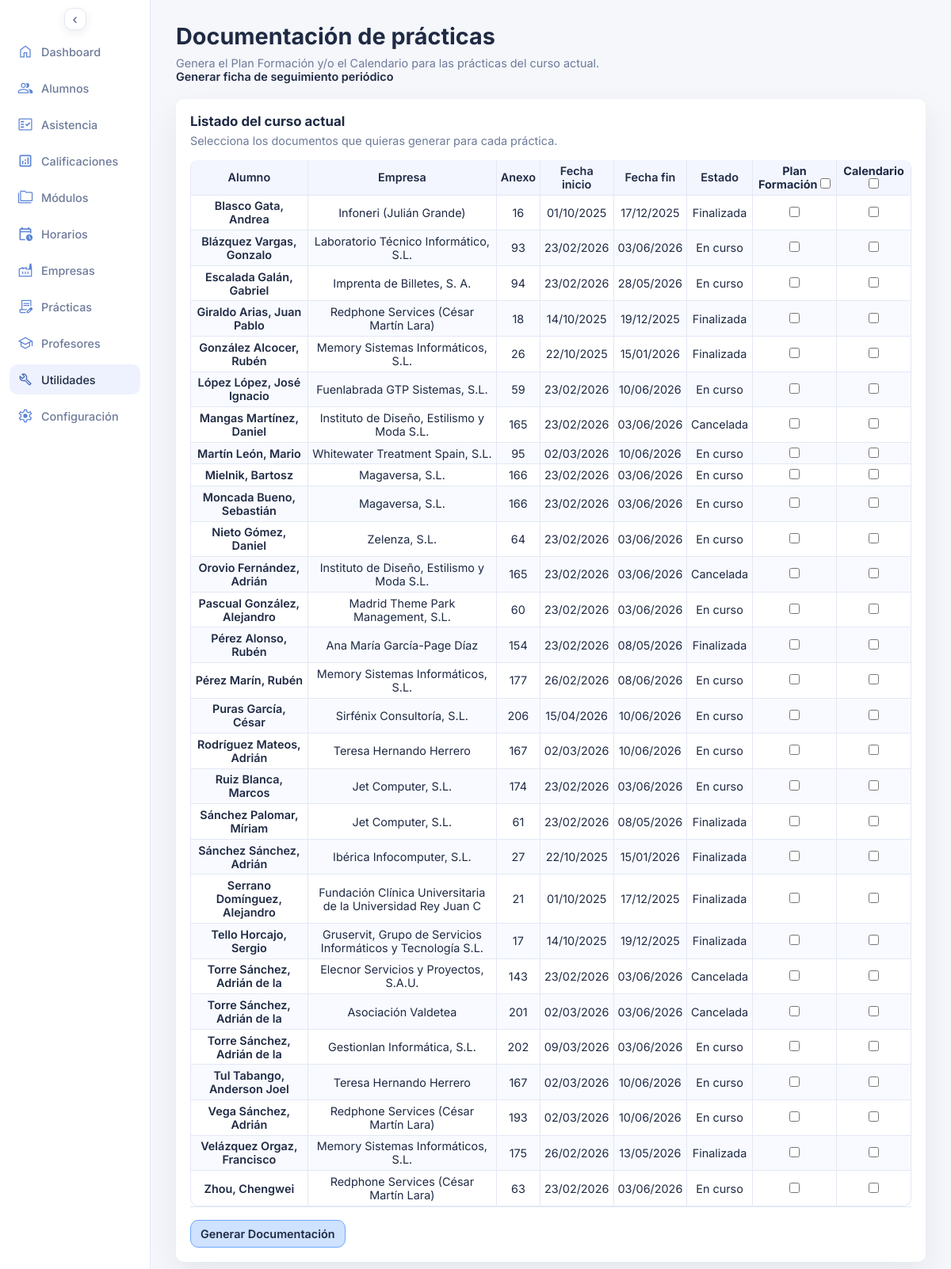
The page /practicas_documentacion.php on the database its author committed.
### tables this page shows
CREATE TABLE IF NOT EXISTS `practicas` (
  `id_practica` int unsigned NOT NULL AUTO_INCREMENT,
  `id_alumno` int unsigned NOT NULL,
  `id_empresa` int unsigned NOT NULL,
  `id_direccion` int unsigned DEFAULT NULL,
  `id_empresa_tutor` int unsigned DEFAULT NULL,
  `anexo` smallint unsigned DEFAULT NULL,
  `fecha_inicio` date DEFAULT NULL,
  `fecha_fin` date DEFAULT NULL,
  `fecha_fin_real` date DEFAULT NULL,
  `motivo_exclusion` varchar(60) DEFAULT NULL,
  `id_practica_anterior` int unsigned DEFAULT NULL,
  `dias_extra` tinyint unsigned NOT NULL DEFAULT '0',
  `fecha_fin_extra` date DEFAULT NULL,
  `horas` smallint unsigned NOT NULL DEFAULT '0',
  `circ_excep` tinyint(1) NOT NULL DEFAULT '0',
  `cancelada` tinyint(1) NOT NULL DEFAULT '0',
  `horas_hechas` smallint unsigned NOT NULL DEFAULT '0',
  `mayor_edad` tinyint(1) NOT NULL DEFAULT '0',
  `instrucciones` text,
  `observaciones` text,
  PRIMARY KEY (`id_practica`),
  KEY `fk_pra_alumno` (`id_alumno`),
  KEY `fk_pra_empresa` (`id_empresa`),
  KEY `fk_pra_direccion` (`id_direccion`),
  KEY `fk_pra_tutor` (`id_empresa_tutor`),
  CONSTRAINT `fk_pra_alumno` FOREIGN KEY (`id_alumno`) REFERENCES `alumnos` (`id_alumno`) ON DELETE CASCADE,
  CONSTRAINT `fk_pra_direccion` FOREIGN KEY (`id_direccion`) REFERENCES `direcciones` (`id_direccion`),
  CONSTRAINT `fk_pra_empresa` FOREIGN KEY (`id_empresa`) REFERENCES `empresas` (`id_empresa`) ON DELETE CASCADE,
  CONSTRAINT `fk_pra_tutor` FOREIGN KEY (`id_empresa_tutor`) REFERENCES `empresas_tutores` (`id_empresas_tutor`)
);

CREATE TABLE IF NOT EXISTS `alumnos` (
  `id_alumno` int unsigned NOT NULL AUTO_INCREMENT,
  `nia` varchar(20) DEFAULT NULL,
  `dni` varchar(20) DEFAULT NULL,
  `seg_soc` varchar(20) DEFAULT NULL,
  `apellido1` varchar(60) NOT NULL,
  `apellido2` varchar(60) DEFAULT NULL,
  `nombre` varchar(60) NOT NULL,
  `fecha_nacimiento` date DEFAULT NULL,
  `horas_ffe_aprobadas` smallint unsigned DEFAULT NULL,
  `id_provincia` int unsigned DEFAULT NULL,
  `id_localidad` int unsigned DEFAULT NULL,
  `cp` varchar(10) DEFAULT NULL,
  `repite_curso` tinyint(1) DEFAULT '0',
  `nombre_tutor1` varchar(60) DEFAULT NULL,
  `telefono_tutor1` varchar(20) DEFAULT NULL,
  `correo_tutor1` varchar(150) DEFAULT NULL,
  `nombre_tutor2` varchar(60) DEFAULT NULL,
  `telefono_tutor2` varchar(20) DEFAULT NULL,
  `correo_tutor2` varchar(150) DEFAULT NULL,
  `faltas_10_dia` date DEFAULT NULL,
  `faltas_10_cantidad` smallint unsigned NOT NULL DEFAULT '0',
  `faltas_15_dia` date DEFAULT NULL,
  `faltas_15_cantidad` smallint unsigned NOT NULL DEFAULT '0',
  `comentarios` text,
  PRIMARY KEY (`id_alumno`),
  UNIQUE KEY `nia` (`nia`),
  UNIQUE KEY `dni` (`dni`),
  KEY `fk_alu_provincia` (`id_provincia`),
  KEY `fk_alu_localidad` (`id_localidad`),
  CONSTRAINT `fk_alu_localidad` FOREIGN KEY (`id_localidad`) REFERENCES `localidades` (`id_localidad`),
  CONSTRAINT `fk_alu_provincia` FOREIGN KEY (`id_provincia`) REFERENCES `provincias` (`id_provincia`)
);

CREATE TABLE IF NOT EXISTS `empresas` (
  `id_empresa` int unsigned NOT NULL AUTO_INCREMENT,
  `cif` varchar(20) DEFAULT NULL,
  `nombre` varchar(60) NOT NULL,
  `apellido1` varchar(60) DEFAULT NULL,
  `apellido2` varchar(60) DEFAULT NULL,
  `nombre_comercial` varchar(150) DEFAULT NULL,
  `convenio` smallint unsigned DEFAULT NULL,
  `notas` text,
  PRIMARY KEY (`id_empresa`),
  UNIQUE KEY `cif` (`cif`)
);

### practicas_documentacion.php (the view, shortened to what this page needs)
<?php
function format_student_name(array $row): string
{
  $apellido1 = trim((string) ($row['alumno_apellido1'] ?? ''));
  $apellido2 = trim((string) ($row['alumno_apellido2'] ?? ''));
  $nombre = trim((string) ($row['alumno_nombre'] ?? ''));
  $apellidos = trim(implode(' ', array_filter([
    $apellido1,
    $apellido2,
  ], static fn (string $value): bool => $value !== '')));
  return $apellidos . ', ' . $nombre;
}
function format_date_es(?string $value): string
{
  $value = trim((string) $value);
  $date = DateTimeImmutable::createFromFormat('Y-m-d', $value);
  return $date ? $date->format('d/m/Y') : $value;
}
function calculate_practice_status(array $practice): string
{
  if ((int) ($practice['cancelada'] ?? 0) === 1) {
    return 'Cancelada';
  }
  $fecha_inicio = (string) ($practice['fecha_inicio'] ?? '');
  $fecha_fin_extra = (string) ($practice['fecha_fin_extra'] ?? '');
  $today = (new DateTimeImmutable('today'))->format('Y-m-d');
  if ($today <= $fecha_fin_extra) {
    return 'En curso';
  }
  return 'Finalizada';
}
function build_order_url(string $order): string
{
  $params = $_GET;
  $params['orden'] = $order;
  $query = http_build_query($params);
  return 'practicas_documentacion.php' . ($query !== '' ? '?' . $query : '');
}
$load_error = null;
$active_course_id = null;
$practices = [];
$allowed_orders = ['alumno', 'empresa', 'anexo', 'fecha_inicio', 'fecha_fin', 'estado'];
$order_param = (string) ($_GET['orden'] ?? 'alumno');
$current_order = in_array($order_param, $allowed_orders, true) ? $order_param : 'alumno';
try {
  $pdo = db();
  $active_course_id = $pdo->query('SELECT id_curso_escolar FROM cursos_escolares WHERE activo = 1 LIMIT 1')->fetchColumn();
  if ($active_course_id !== false && $active_course_id !== null) {
    $order_clause = match ($current_order) {
      'empresa' => 'ORDER BY e.nombre ASC, p.id_practica ASC',
      'anexo' => 'ORDER BY CAST(p.anexo AS UNSIGNED) ASC, p.id_practica ASC',
      'fecha_inicio' => 'ORDER BY p.fecha_inicio ASC, p.id_practica ASC',
      'fecha_fin' => 'ORDER BY p.fecha_fin ASC, p.id_practica ASC',
      'estado' => "ORDER BY CASE
        WHEN p.cancelada = 1 THEN 1
        WHEN p.fecha_inicio IS NULL OR p.fecha_inicio = '' OR p.fecha_fin_extra IS NULL OR p.fecha_fin_extra = '' THEN 2
        WHEN CURDATE() < p.fecha_inicio THEN 3
        WHEN CURDATE() <= p.fecha_fin_extra THEN 4
        ELSE 5
      END ASC, p.id_practica ASC",
      default => 'ORDER BY a.apellido1 ASC, a.apellido2 ASC, a.nombre ASC, p.id_practica ASC',
    };
    $practices_stmt = $pdo->prepare(
      'SELECT DISTINCT
        p.id_practica,
        p.anexo,
        p.fecha_inicio,
        p.fecha_fin,
        p.fecha_fin_extra,
        p.cancelada,
        a.nombre AS alumno_nombre,
        a.apellido1 AS alumno_apellido1,
        a.apellido2 AS alumno_apellido2,
        e.nombre AS empresa_nombre,
        e.apellido1 AS empresa_apellido1,
        e.apellido2 AS empresa_apellido2,
        e.nombre_comercial AS empresa_nombre_comercial
      FROM practicas p
      INNER JOIN alumnos a ON a.id_alumno = p.id_alumno
      INNER JOIN empresas e ON e.id_empresa = p.id_empresa
      INNER JOIN alumno_curso ac ON ac.id_alumno = p.id_alumno
      WHERE ac.id_curso_escolar = :active_course_id
      ' . $order_clause
    );
    $practices_stmt->execute(['active_course_id' => $active_course_id]);
    $practices = $practices_stmt->fetchAll();
  }
} catch (Throwable $error) {
  $load_error = 'No se ha podido cargar la documentación de prácticas en este momento.';
}
?>
<!DOCTYPE html>
<html lang="es">
<head>
  <link rel="stylesheet" href="assets/styles.css">
</head>
<body>
  <div class="page">
    <?php require __DIR__ . '/includes/sidebar.php'; ?>
    <main class="content">
      <header class="header">
        <div>
          <h1>Documentación de prácticas</h1>
          <p class="subheading">Genera el Plan Formación y/o el Calendario para las prácticas del curso actual.</p>
          <p><a class="practice-link" href="practicas_ficha_seguimiento.php">Generar ficha de seguimiento periódico</a></p>
        </div>
      </header>
      <section class="panel">
        <div class="panel-header">
          <h3>Listado del curso actual</h3>
          <p>Selecciona los documentos que quieras generar para cada práctica.</p>
        </div>
        <div class="panel-grid">
          <form method="post" action="practicas_documentacion.php">
            <table>
              <thead>
                <tr>
                  <th><a class="practice-link" href="<?php echo htmlspecialchars(build_order_url('alumno'), ENT_QUOTES, 'UTF-8'); ?>">Alumno</a></th>
                  <th><a class="practice-link" href="<?php echo htmlspecialchars(build_order_url('empresa'), ENT_QUOTES, 'UTF-8'); ?>">Empresa</a></th>
                  <th><a class="practice-link" href="<?php echo htmlspecialchars(build_order_url('anexo'), ENT_QUOTES, 'UTF-8'); ?>">Anexo</a></th>
                  <th><a class="practice-link" href="<?php echo htmlspecialchars(build_order_url('fecha_inicio'), ENT_QUOTES, 'UTF-8'); ?>">Fecha inicio</a></th>
                  <th><a class="practice-link" href="<?php echo htmlspecialchars(build_order_url('fecha_fin'), ENT_QUOTES, 'UTF-8'); ?>">Fecha fin</a></th>
                  <th><a class="practice-link" href="<?php echo htmlspecialchars(build_order_url('estado'), ENT_QUOTES, 'UTF-8'); ?>">Estado</a></th>
                  <th>
                    Plan Formación
                    <input type="checkbox" id="select-all-programa" aria-label="Seleccionar o deseleccionar todos los Plan Formación">
                  </th>
                  <th>
                    Calendario
                    <input type="checkbox" id="select-all-calendario" aria-label="Seleccionar o deseleccionar todos los Calendarios">
                  </th>
                </tr>
              </thead>
              <tbody>
                <?php if ($load_error !== null): ?>
                  <tr>
                    <td colspan="8"><?php echo htmlspecialchars($load_error, ENT_QUOTES, 'UTF-8'); ?></td>
                  </tr>
                <?php elseif ($active_course_id === false || $active_course_id === null): ?>
                  <tr>
                    <td colspan="8">No hay un curso activo configurado.</td>
                  </tr>
                <?php elseif ($practices === []): ?>
                  <tr>
                    <td colspan="8">No hay prácticas registradas para el curso actual.</td>
                  </tr>
                <?php else: ?>
                  <?php foreach ($practices as $practice): ?>
                    <?php
                      $practice_id = (int) $practice['id_practica'];
                      $nombreCompleto = trim(implode(' ', array_filter([
                        $practice['empresa_nombre'] ?? '',
                        $practice['empresa_apellido1'] ?? '',
                        $practice['empresa_apellido2'] ?? ''
                      ], static fn ($value) => trim((string) $value) !== '')));
                      $nombreComercial = trim((string) ($practice['empresa_nombre_comercial'] ?? ''));
                      $nombreApellido1 = trim(implode(' ', array_filter([
                        $practice['empresa_nombre'] ?? '',
                        $practice['empresa_apellido1'] ?? ''
                      ], static fn ($value) => trim((string) $value) !== '')));
                      $empresaNombreMostrado = $nombreCompleto !== '' ? $nombreCompleto : 'No disponible';
                      if ($nombreComercial !== '' && $nombreComercial !== $nombreCompleto) {
                        $empresaNombreMostrado = $nombreComercial;
                        if ($nombreApellido1 !== '') {
                          $empresaNombreMostrado .= ' (' . $nombreApellido1 . ')';
                        }
                      }
                    ?>
                    <tr>
                      <td>
                        <a class="practice-link" href="practica_detalle.php?id_practica=<?php echo urlencode((string) $practice_id); ?>">
                          <?php echo htmlspecialchars(format_student_name($practice), ENT_QUOTES, 'UTF-8'); ?>
                        </a>
                      </td>
                      <td><?php echo htmlspecialchars($empresaNombreMostrado, ENT_QUOTES, 'UTF-8'); ?></td>
                      <td><?php echo htmlspecialchars((string) ($practice['anexo'] ?? 'No disponible'), ENT_QUOTES, 'UTF-8'); ?></td>
                      <td><?php echo htmlspecialchars(format_date_es($practice['fecha_inicio'] ?? null), ENT_QUOTES, 'UTF-8'); ?></td>
                      <td><?php echo htmlspecialchars(format_date_es($practice['fecha_fin'] ?? null), ENT_QUOTES, 'UTF-8'); ?></td>
                      <td><?php echo htmlspecialchars(calculate_practice_status($practice), ENT_QUOTES, 'UTF-8'); ?></td>
                      <td>
                        <input type="checkbox" name="generar_programa[<?php echo $practice_id; ?>]" value="1">
                      </td>
                      <td>
                        <input type="checkbox" name="generar_calendario[<?php echo $practice_id; ?>]" value="1">
                      </td>
                    </tr>
                  <?php endforeach; ?>
                <?php endif; ?>
              </tbody>
            </table>
            <div class="form-actions">
              <button type="submit" class="primary-button">Generar Documentación</button>
            </div>
          </form>
        </div>
      </section>
    </main>
  </div>
</body>
</html>

### assets/styles.css (style rules this page uses)
* { box-sizing: border-box; margin: 0; padding: 0; font-family: "Inter", system-ui, sans-serif; }
body { background: var(--bg); color: var(--text); font-size: 0.9rem; }
.page { display: grid; grid-template-columns: 190px 1fr; min-height: 100vh; transition: grid-template-columns 0.2s ease; }
.content { padding: 28px 32px; display: flex; flex-direction: column; gap: 20px; }
.header { display: flex; justify-content: space-between; gap: 16px; align-items: flex-start; }
.subheading { color: var(--muted); margin-top: 8px; max-width: 640px; white-space: nowrap; }
.primary-button, .ghost-button, .edit-toggle { border-radius: 10px; padding: 8px 12px; font-weight: 600; font-size: 0.9rem; cursor: pointer; transition: background-color 0.2s ease, border-color 0.2s ease, color 0.2s ease; box-shadow: none; }
.primary-button { border: 1px solid #6ea8fe; background: #cfe2ff; color: var(--text); }
.panel { background: var(--card); border-radius: 10px; padding: 18px; box-shadow: var(--shadow); display: flex; flex-direction: column; gap: 16px; }
.panel-header p { color: var(--muted); margin-top: 6px; }
.panel-grid { display: grid; gap: 10px; }
@media (min-width: 981px) { .panel-grid table { border-collapse: separate; border-spacing: 0; width: 100%; } }
@media (min-width: 981px) { .panel-grid thead th { background: #f3f6ff; border-bottom: 1px solid var(--border); } }
@media (min-width: 981px) { .panel-grid thead th, .panel-grid tbody td { padding: 0.3rem; text-align: center; } }
@media (min-width: 981px) { .panel-grid tbody td { border-bottom: 1px solid var(--border); transition: background-color 0.18s ease; } }
@media (min-width: 981px) { .panel-grid tbody tr:nth-child(even) td { background: #f8faff; } }
@media (min-width: 981px) { .panel-grid tbody td a { color: inherit; text-decoration: none; transition: color 0.18s ease; } }
@media (min-width: 981px) { .panel-grid th, .panel-grid td { border-right: 1px solid var(--border); } }
@media (min-width: 981px) { .panel-grid th:first-child, .panel-grid td:first-child { border-left: 1px solid var(--border); } }
@media (min-width: 981px) { .panel-grid thead th:first-child { border-top-left-radius: 10px; } }
@media (min-width: 981px) { .panel-grid thead th:last-child { border-top-right-radius: 10px; } }
@media (min-width: 981px) { .panel-grid tbody tr:last-child td:first-child { border-bottom-left-radius: 10px; } }
@media (min-width: 981px) { .panel-grid tbody tr:last-child td:last-child { border-bottom-right-radius: 10px; } }
.form-actions { display: flex; gap: 12px; flex-wrap: wrap; border-top: 1px solid var(--border); padding-top: 16px; }
.practice-link { color: inherit; text-decoration: none; font-weight: 600; }

### rows shown on the page
practicas: id_alumno.nombre "Blasco Gata, Andrea", id_empresa.apellido1 "Infoneri (Julián Grande)", anexo "16", fecha_inicio "01/10/2025", fecha_fin "17/12/2025", practice "Finalizada"
practicas: id_alumno.nombre "Blázquez Vargas, Gonzalo", id_empresa.nombre "Laboratorio Técnico Informático, S.L.", anexo "93", fecha_inicio "23/02/2026", fecha_fin "03/06/2026", fecha_fin_extra "En curso"
practicas: id_alumno.nombre "Escalada Galán, Gabriel", id_empresa.nombre "Imprenta de Billetes, S. A.", anexo "94", fecha_inicio "23/02/2026", fecha_fin "28/05/2026", fecha_fin_extra "En curso"
practicas: id_alumno.nombre "Giraldo Arias, Juan Pablo", id_empresa.apellido1 "Redphone Services (César Martín Lara)", anexo "18", fecha_inicio "14/10/2025", fecha_fin "19/12/2025", practice "Finalizada"
practicas: id_alumno.nombre "González Alcocer, Rubén", id_empresa.nombre "Memory Sistemas Informáticos, S.L.", anexo "26", fecha_inicio "22/10/2025", fecha_fin "15/01/2026", practice "Finalizada"
practicas: id_alumno.nombre "López López, José Ignacio", id_empresa.nombre "Fuenlabrada GTP Sistemas, S.L.", anexo "59", fecha_inicio "23/02/2026", fecha_fin "10/06/2026", fecha_fin_extra "En curso"
practicas: id_alumno.nombre "Mangas Martínez, Daniel", id_empresa.nombre "Instituto de Diseño, Estilismo y Moda S.L.", anexo "165", fecha_inicio "23/02/2026", fecha_fin "03/06/2026", cancelada "Cancelada"
practicas: id_alumno.nombre "Martín León, Mario", id_empresa.nombre "Whitewater Treatment Spain, S.L.", anexo "95", fecha_inicio "02/03/2026", fecha_fin "10/06/2026", fecha_fin_extra "En curso"
practicas: id_alumno.nombre "Mielnik, Bartosz", id_empresa.nombre "Magaversa, S.L.", anexo "166", fecha_inicio "23/02/2026", fecha_fin "03/06/2026", fecha_fin_extra "En curso"
practicas: id_alumno.nombre "Moncada Bueno, Sebastián", id_empresa.nombre "Magaversa, S.L.", anexo "166", fecha_inicio "23/02/2026", fecha_fin "03/06/2026", fecha_fin_extra "En curso"
practicas: id_alumno.nombre "Nieto Gómez, Daniel", id_empresa.nombre "Zelenza, S.L.", anexo "64", fecha_inicio "23/02/2026", fecha_fin "03/06/2026", fecha_fin_extra "En curso"
practicas: id_alumno.nombre "Orovio Fernández, Adrián", id_empresa.nombre "Instituto de Diseño, Estilismo y Moda S.L.", anexo "165", fecha_inicio "23/02/2026", fecha_fin "03/06/2026", cancelada "Cancelada"
practicas: id_alumno.nombre "Pascual González, Alejandro", id_empresa.nombre "Madrid Theme Park Management, S.L.", anexo "60", fecha_inicio "23/02/2026", fecha_fin "03/06/2026", fecha_fin_extra "En curso"
practicas: id_alumno.nombre "Pérez Alonso, Rubén", id_empresa.apellido2 "Ana María García-Page Díaz", anexo "154", fecha_inicio "23/02/2026", fecha_fin "08/05/2026", practice "Finalizada"
practicas: id_alumno.nombre "Pérez Marín, Rubén", id_empresa.nombre "Memory Sistemas Informáticos, S.L.", anexo "177", fecha_inicio "26/02/2026", fecha_fin "08/06/2026", fecha_fin_extra "En curso"
practicas: id_alumno.nombre "Puras García, César", id_empresa.nombre "Sirfénix Consultoría, S.L.", anexo "206", fecha_inicio "15/04/2026", fecha_fin "10/06/2026", fecha_fin_extra "En curso"
practicas: id_alumno.nombre "Rodríguez Mateos, Adrián", id_empresa.apellido2 "Teresa Hernando Herrero", anexo "167", fecha_inicio "02/03/2026", fecha_fin "10/06/2026", fecha_fin_extra "En curso"
practicas: id_alumno.nombre "Ruiz Blanca, Marcos", id_empresa.nombre "Jet Computer, S.L.", anexo "174", fecha_inicio "23/02/2026", fecha_fin "03/06/2026", fecha_fin_extra "En curso"
practicas: id_alumno.nombre "Sánchez Palomar, Míriam", id_empresa.nombre "Jet Computer, S.L.", anexo "61", fecha_inicio "23/02/2026", fecha_fin "08/05/2026", practice "Finalizada"
practicas: id_alumno.nombre "Sánchez Sánchez, Adrián", id_empresa.nombre "Ibérica Infocomputer, S.L.", anexo "27", fecha_inicio "22/10/2025", fecha_fin "15/01/2026", practice "Finalizada"
practicas: id_alumno.nombre "Serrano Domínguez, Alejandro", id_empresa.nombre "Fundación Clínica Universitaria de la Universidad Rey Juan C", anexo "21", fecha_inicio "01/10/2025", fecha_fin "17/12/2025", practice "Finalizada"
practicas: id_alumno.nombre "Tello Horcajo, Sergio", id_empresa.nombre "Gruservit, Grupo de Servicios Informáticos y Tecnología S.L.", anexo "17", fecha_inicio "14/10/2025", fecha_fin "19/12/2025", practice "Finalizada"
practicas: id_alumno.nombre "Torre Sánchez, Adrián de la", id_empresa.nombre "Elecnor Servicios y Proyectos, S.A.U.", anexo "143", fecha_inicio "23/02/2026", fecha_fin "03/06/2026", cancelada "Cancelada"
practicas: id_alumno.nombre "Torre Sánchez, Adrián de la", id_empresa.nombre "Asociación Valdetea", anexo "201", fecha_inicio "02/03/2026", fecha_fin "03/06/2026", cancelada "Cancelada"
practicas: id_alumno.nombre "Torre Sánchez, Adrián de la", id_empresa.nombre "Gestionlan Informática, S.L.", anexo "202", fecha_inicio "09/03/2026", fecha_fin "03/06/2026", fecha_fin_extra "En curso"
practicas: id_alumno.nombre "Tul Tabango, Anderson Joel", id_empresa.apellido2 "Teresa Hernando Herrero", anexo "167", fecha_inicio "02/03/2026", fecha_fin "10/06/2026", fecha_fin_extra "En curso"
practicas: id_alumno.nombre "Vega Sánchez, Adrián", id_empresa.apellido1 "Redphone Services (César Martín Lara)", anexo "193", fecha_inicio "02/03/2026", fecha_fin "10/06/2026", fecha_fin_extra "En curso"
practicas: id_alumno.nombre "Velázquez Orgaz, Francisco", id_empresa.nombre "Memory Sistemas Informáticos, S.L.", anexo "175", fecha_inicio "26/02/2026", fecha_fin "13/05/2026", practice "Finalizada"
practicas: id_alumno.nombre "Zhou, Chengwei", id_empresa.apellido1 "Redphone Services (César Martín Lara)", anexo "63", fecha_inicio "23/02/2026", fecha_fin "03/06/2026", fecha_fin_extra "En curso"

### other values the page prints
$item['label'] "Dashboard"
$item['label'] "Alumnos"
$item['label'] "Asistencia"
$item['label'] "Calificaciones"
$item['label'] "Módulos"
$item['label'] "Horarios"
$item['label'] "Empresas"
$item['label'] "Prácticas"
$item['label'] "Profesores"
$item['label'] "Utilidades"
$item['label'] "Configuración"
